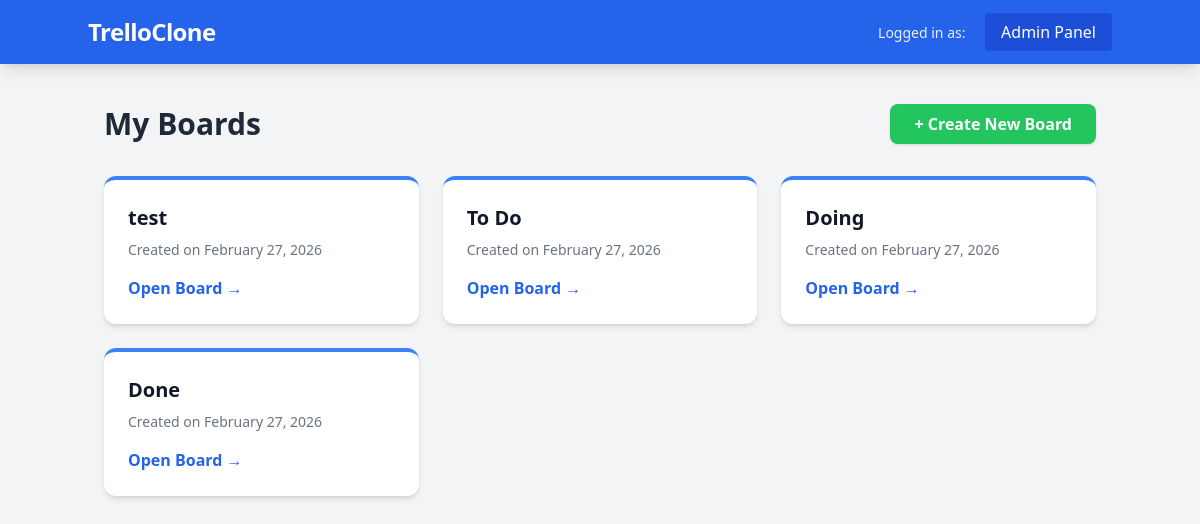
Before: / with the older database file.
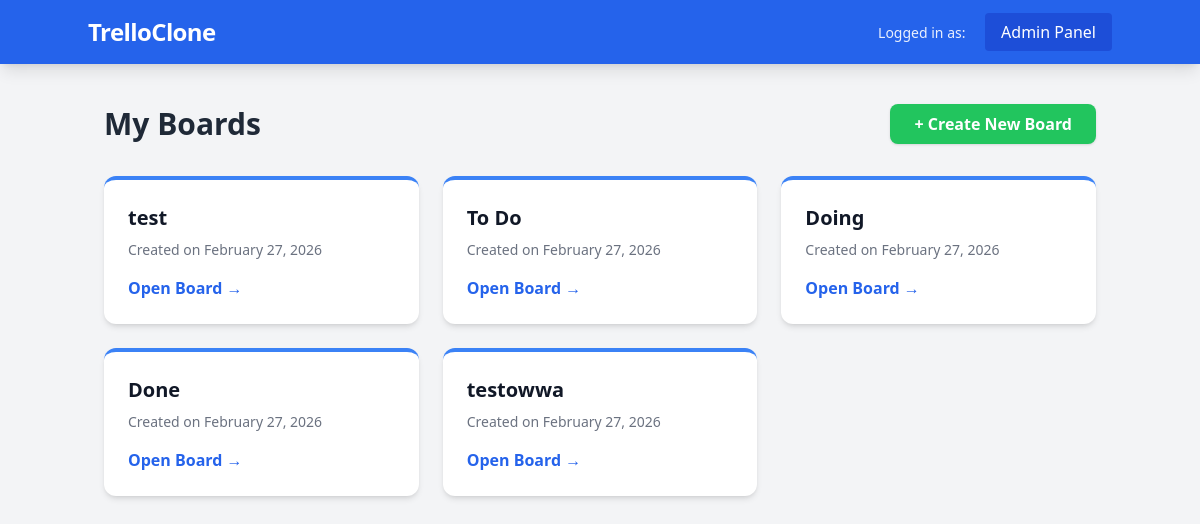
After: the same page with the newer database file.
### boards/models.py (models this page shows, shortened)
class Board(models.Model):
    title = models.CharField(max_length=100)
    slug = models.SlugField(unique=True, blank=True)
    owner = models.ForeignKey(User, on_delete=models.CASCADE, related_name='boards')
    created_at = models.DateTimeField(auto_now_add=True)

### boards/views.py (the view)
# urls.py: path('', views.board_list, name='board_list'),
def board_list(request):
    boards = Board.objects.all()
    return render(request, 'boards/board_list.html', {'boards': boards})

### boards/templates/boards/board_list.html (shortened to what this page needs)
{% extends 'base.html' %}
{% block content %}
<div class="flex justify-between items-center mb-8">
    <h1 class="text-3xl font-extrabold text-gray-800">My Boards</h1>
    <a href="{% url 'create_board' %}" class="bg-green-500 hover:bg-green-600 text-white font-bold py-2 px-6 rounded-lg shadow transition">
        + Create New Board
    </a>
</div>
<div class="grid grid-cols-1 md:grid-cols-2 lg:grid-cols-3 gap-6">
    {% for board in boards %}
    <div class="bg-white rounded-xl shadow-md overflow-hidden hover:shadow-xl transition-shadow duration-300 border-t-4 border-blue-500">
        <div class="p-6">
            <h2 class="text-xl font-bold text-gray-900 mb-2">{{ board.title }}</h2>
            <p class="text-gray-500 text-sm mb-4">Created on {{ board.created_at|date:"F j, Y" }}</p>
            <a href="{% url 'board_detail' board.slug %}" class="inline-block text-blue-600 font-semibold hover:text-blue-800 transition">
                Open Board &rarr;
            </a>
        </div>
    </div>
    {% empty %}
    <div class="col-span-full bg-white p-10 rounded-xl shadow text-center">
        <p class="text-gray-600 text-lg">No boards available yet. Create your first one to get started!</p>
    </div>
    {% endfor %}
</div>
{% endblock %}

Changed rows visible on the page:
added Board: title "testowwa", created_at "February 27, 2026"
